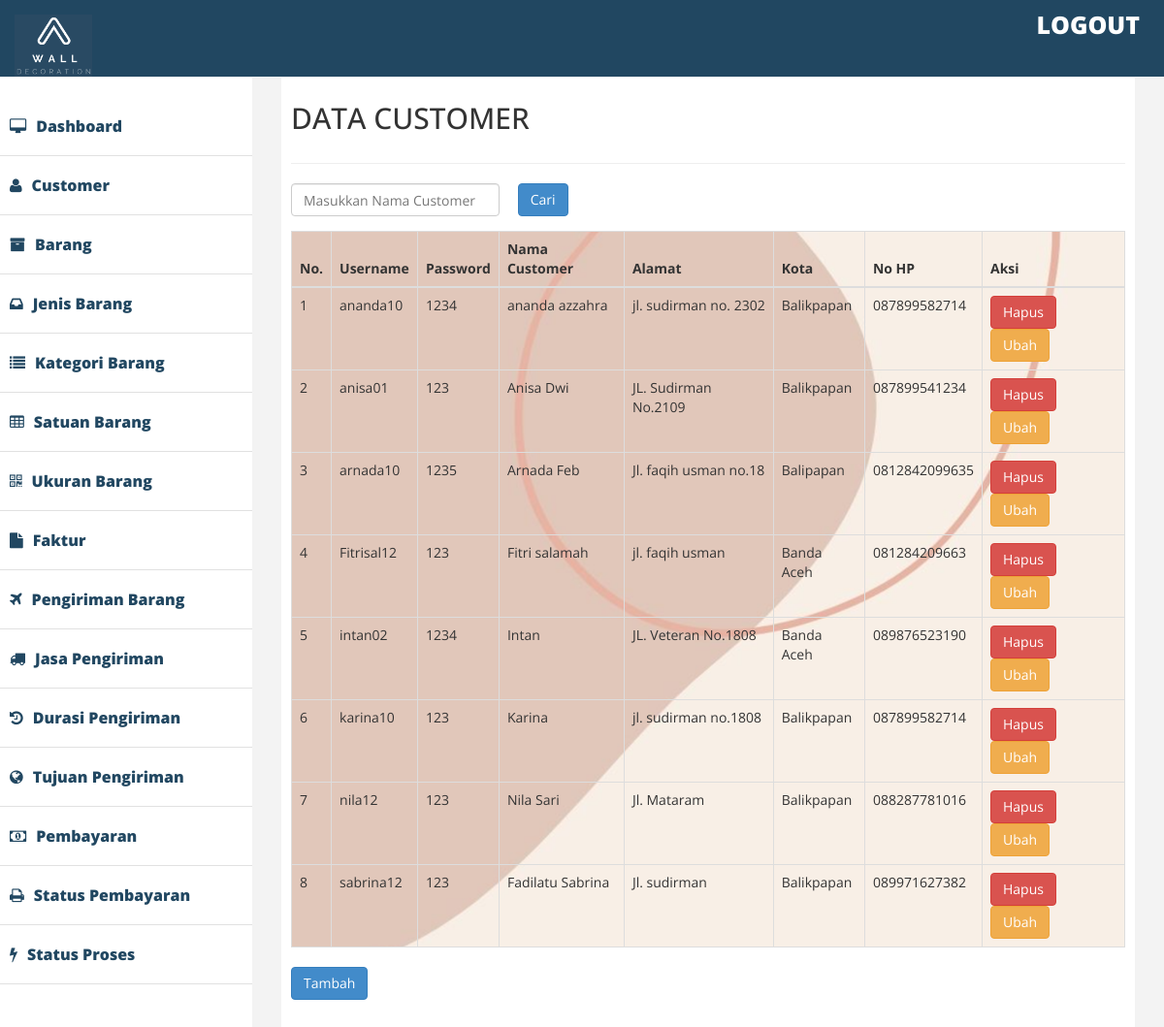
/admin/index2.php?halaman=customer2, run on the app's committed database.
### tables this page shows
CREATE TABLE `customer` (
  `username` varchar(11) NOT NULL,
  `pass` varchar(11) NOT NULL,
  `nama_customer` varchar(20) NOT NULL,
  `alamat` varchar(30) NOT NULL,
  `kota` varchar(20) NOT NULL,
  `no_hp` varchar(13) NOT NULL
);

### admin/customer2.php (the view, shortened to what this page needs)
<div class="row">
    <div class="col-lg-12">
        <h2>DATA CUSTOMER</h2>
</div>
    </div>
<hr />
<form class="form-horizontal" role="search" method="post" action="index2.php?halaman=pencariancustomer2">
		<div class="col-md-3">
		<div class="form-group">
				<input type="text" class="form-control" name="keyword" placeholder="Masukkan Nama Customer" autofocus autocomplete="off">
			</div>
		</div>
		<div class="col-md-2">
			<button class="btn btn-primary" name="cari">Cari</button>
		</div>
</form>
<table class="table table-bordered "background="img.jpg">
	<thead>
		<tr>
			<th> No. </th>
			<th> Username </th>
			<th> Password </th>
			<th> Nama Customer </th>
			<th> Alamat </th>
			<th> Kota </th>
			<th> No HP </th>
			<th> Aksi </th>
		</tr>
	</thead>
	<tbody>
		<?php $nomor=1;?>
		<?php $ambil=$koneksi->query("SELECT*FROM customer ");?>
		<?php while($pecah=$ambil->fetch_assoc()){?>
		<tr>
			<td><?php echo $nomor; ?></td>
			<td> <?php echo $pecah['username']; ?></td>
			<td> <?php echo $pecah['pass']; ?></td>
			<td> <?php echo $pecah['nama_customer']; ?></td>
			<td><?php echo $pecah['alamat']; ?></td>
			<td><?php echo $pecah['kota']; ?></td>
			<td><?php echo $pecah['no_hp']; ?></td>
			<td>
				<a href="index2.php?halaman=hapuscustomer2&id=<?php echo $pecah['username'];?> " class="btn-danger btn" >Hapus</a>
				<a href="index2.php?halaman=ubahcustomer2&id=<?php echo $pecah['username'];?>" class="btn btn-warning"> Ubah </a>
			</td>
		</tr>
		<?php $nomor++; ?>
		<?php } ?>
	</tbody>
</table>
<a href=" index2.php?halaman=tambahcustomer2" class ="btn btn-primary"> Tambah </a>

### admin/assets/css/custom.css (style rules this page uses)
body { font-family: 'Open Sans', sans-serif; line-height:30px; }

### data on the page
customer: username "ananda10", pass "1234", nama_customer "ananda azzahra", alamat "jl. sudirman no. 2302", kota "Balikpapan", no_hp "087899582714"
customer: username "anisa01", pass "123", nama_customer "Anisa Dwi", alamat "JL. Sudirman No.2109", kota "Balikpapan", no_hp "087899541234"
customer: username "arnada10", pass "1235", nama_customer "Arnada Feb", alamat "Jl. faqih usman no.18", kota "Balipapan", no_hp "0812842099635"
customer: username "Fitrisal12", pass "123", nama_customer "Fitri salamah", alamat "jl. faqih usman", kota "Banda Aceh", no_hp "081284209663"
customer: username "intan02", pass "1234", nama_customer "Intan", alamat "JL. Veteran No.1808", kota "Banda Aceh", no_hp "089876523190"
customer: username "karina10", pass "123", nama_customer "Karina", alamat "jl. sudirman no.1808", kota "Balikpapan", no_hp "087899582714"
customer: username "nila12", pass "123", nama_customer "Nila Sari", alamat "Jl. Mataram", kota "Balikpapan", no_hp "088287781016"
customer: username "sabrina12", pass "123", nama_customer "Fadilatu Sabrina", alamat "Jl. sudirman", kota "Balikpapan", no_hp "089971627382"
